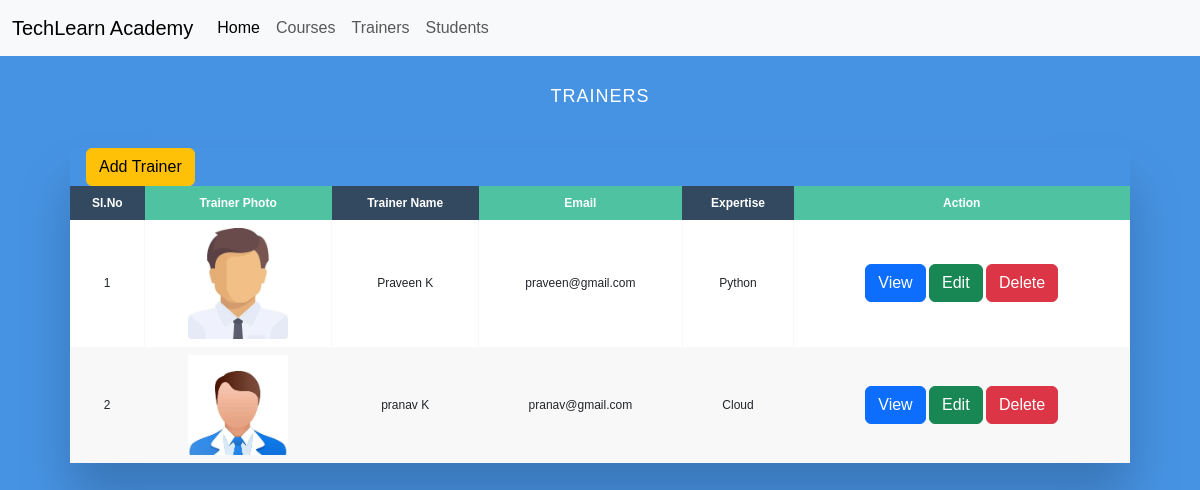
The app's page /academy/trainers (signed in), older data.
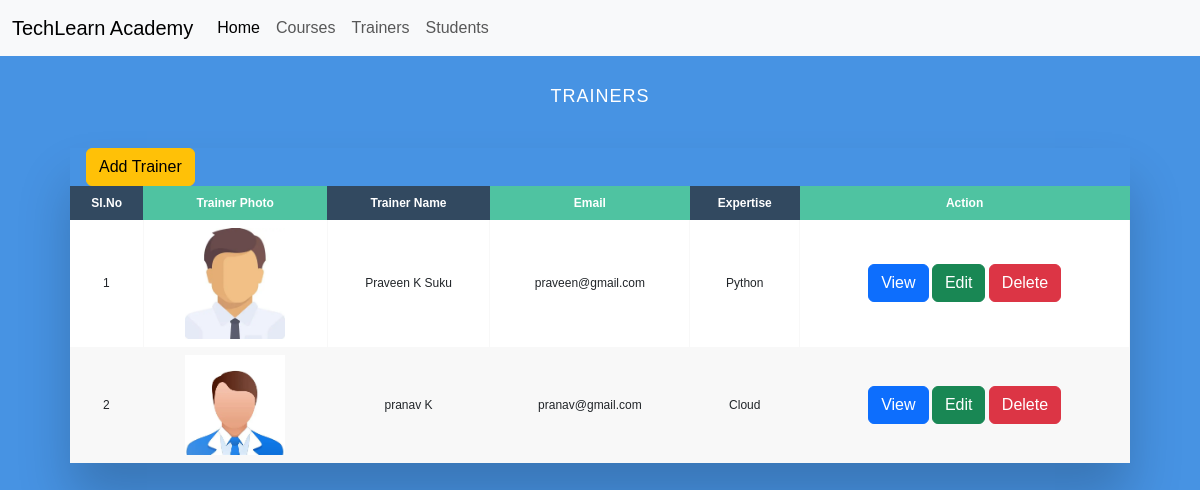
The same page, newer data.
### academy/models.py (models this page shows)
class Trainer(models.Model):
    First_name = models.CharField(max_length=50)
    Last_name = models.CharField(max_length=50)
    Email = models.EmailField(unique=True)
    Expertise = models.CharField(max_length=100)
    Trainer_photo = models.ImageField(upload_to="Trainer_photo")
    def __str__(self):
        return f"{self.First_name} {self.Last_name}"

### academy/views.py (the view)
# urls.py: path('trainers',views.trainers,name="trainers"),
@login_required
def trainers(request):
    trainer = Trainer.objects.all()
    context={
        'trainer':trainer,
    }
    return render(request,'trainers.html',context)

### templates/trainers.html (shortened to what this page needs)
<!DOCTYPE html>
<html lang="en">
    {% load static %}
<head>
    <link href="https://cdn.jsdelivr.net/npm/bootstrap@5.3.8/dist/css/bootstrap.min.css" rel="stylesheet">
    <link rel="stylesheet" href="{% static 'css/style.css' %}">
</head>
<body>
    <nav class="navbar navbar-expand-lg bg-body-tertiary">
  <div class="container-fluid">
    <a class="navbar-brand" href="#">TechLearn Academy</a>
    <div class="collapse navbar-collapse" id="navbarSupportedContent">
      <ul class="navbar-nav me-auto mb-2 mb-lg-0">
        <li class="nav-item">
          <a class="nav-link active" aria-current="page" href="{% url "home" %}">Home</a>
        </li>
        <li class="nav-item">
          <a class="nav-link" href="{% url "courses" %}">Courses </a>
        </li>
        <li class="nav-item">
          <a class="nav-link " href="{% url "trainers" %}">Trainers </a>
        </li>
        <li class="nav-item">
          <a class="nav-link" href="{% url "students" %}">Students </a>
        </li>
      </ul>
    </div>
  </div>
</nav>
<section>
    <h2>Trainers</h2>
<div class="table-wrapper">
      <a class="btn btn-warning my-2 my-sm-0 m-3" href="{% url "add_trainer" %}"  type="submit">Add Trainer</a>
    <table class="fl-table">
        <thead>
        <tr>
            <th>Sl.No</th>
            <th> Trainer Photo </th>
            <th> Trainer Name </th>
            <th> Email </th>
            <th> Expertise </th>
            <th> Action </th>
        </tr>
        </thead>
        {% for t in trainer %}
        <tr>
            <td>{{ forloop.counter }}</td>
            <td>
                <img src="{{ t.Trainer_photo.url }}" alt="{{ t }}" width="100">
            </td>
            <td>{{ t }}</td>
            <td>{{ t.Email }}</td>
            <td>{{ t.Expertise }}</td>
            <td>
              <a class="btn btn-primary" href='{% url "view_trainer" t.id %}' > View </a>
              <a class="btn btn-success" href='{% url "edit_trainer" t.id %}' > Edit </a>
              <a class="btn btn-danger" href='{% url "delete_trainer" t.id %}'  > Delete </a>
            </td>
        </tr>
        {% endfor %}
    </table>
</div>
</section>
</body>
</html>

### static/css/style.css (style rules this page uses)
* { box-sizing: border-box; -webkit-box-sizing: border-box; -moz-box-sizing: border-box; }
body { font-family: Helvetica; -webkit-font-smoothing: antialiased; background: rgba( 71, 147, 227, 1); }
h2 { text-align: center; font-size: 18px; text-transform: uppercase; letter-spacing: 1px; color: white; padding: 30px 0; }
.table-wrapper { margin: 10px 70px 70px; box-shadow: 0px 35px 50px rgba( 0, 0, 0, 0.2 ); }
.fl-table { border-radius: 5px; font-size: 12px; font-weight: normal; border: none; border-collapse: collapse; width: 100%; max-width: 100%; white-space: nowrap; background-color: white; }
.fl-table td, .fl-table th { text-align: center; padding: 8px; }
.fl-table td { border-right: 1px solid #f8f8f8; font-size: 12px; }
.fl-table thead th { color: #ffffff; background: #4FC3A1; }
.fl-table thead th:nth-child(odd) { color: #ffffff; background: #324960; }
.fl-table tr:nth-child(even) { background: #F8F8F8; }

Row changes from the older to the newer data that the page shows:
changed Trainer "praveen@gmail.com": First_name+Last_name "Praveen K" → "Praveen K Suku"
